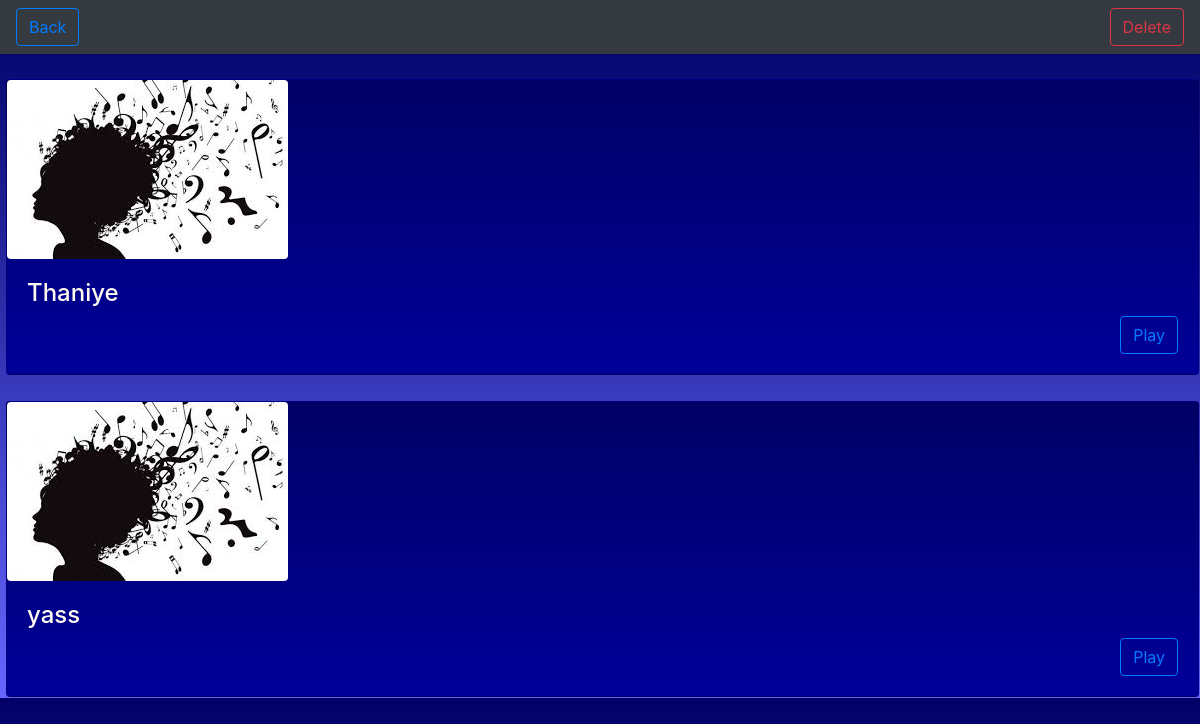
Page /asd/songs.php on the earlier database version.
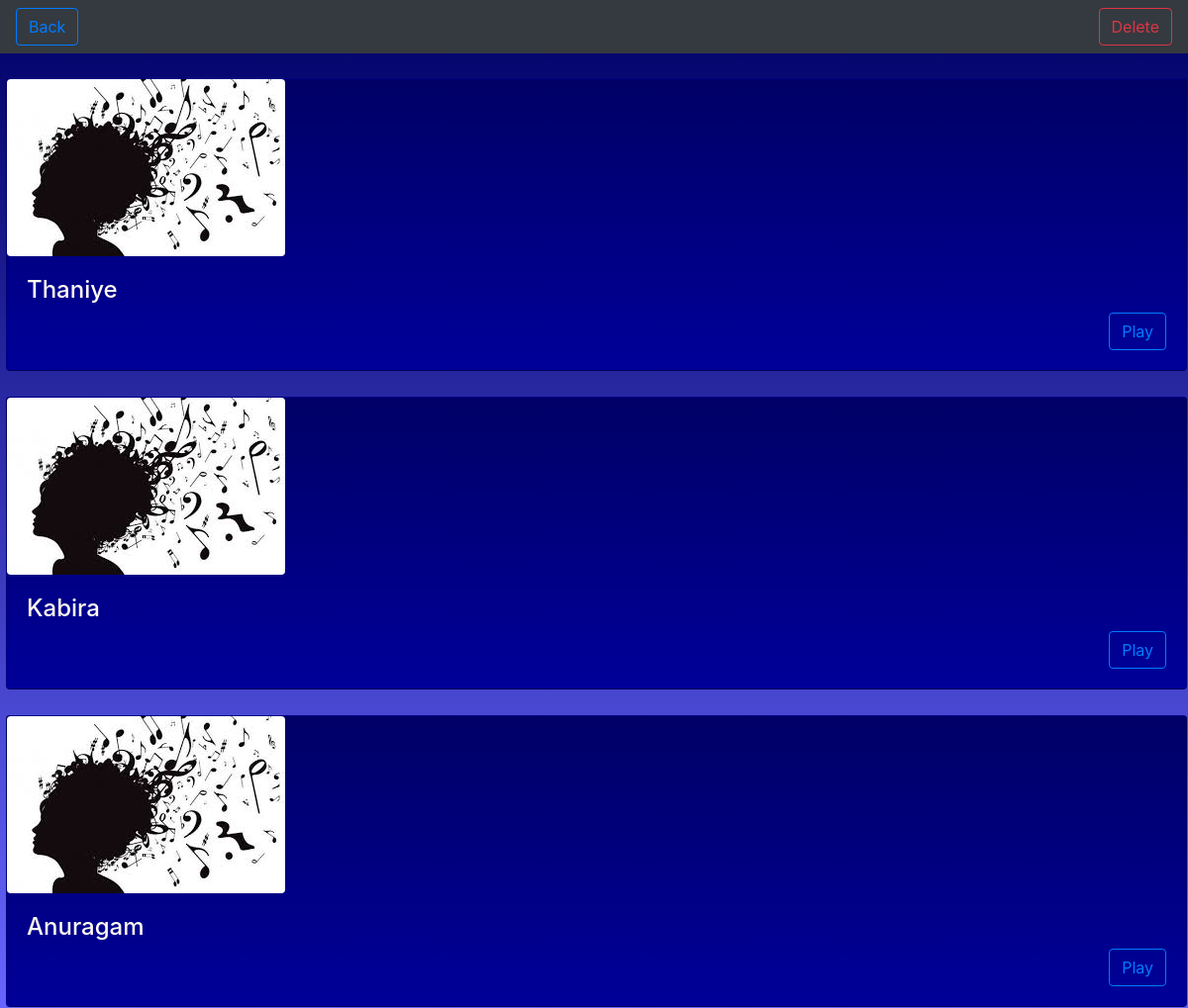
Same page on the later database version.
### tables this page shows
CREATE TABLE `track` (
  `track_id` int(10) NOT NULL,
  `track_name` varchar(40) NOT NULL,
  `track_type` varchar(40) NOT NULL,
  `track_desc` varchar(40) NOT NULL
);

### asd/songs.php (the view, shortened to what this page needs)
<?php
$conn = mysqli_connect('localhost','root','') OR die("Cannot Connect...Sry..!!");
mysqli_select_db($conn,'music');
?>
<!DOCTYPE html>
<html lang="en" dir="ltr">
  <head>
    <link
      rel="stylesheet"
      href="node_modules/bootstrap/dist/css/bootstrap.min.css"
    />
    <link rel="stylesheet" href="css/songs.css"/>
  </head>
  <body class="body">
    <nav class="navbar navbar-dark bg-dark">
            <a class="btn btn-outline-primary my-2 my-sm-0" type="submit" href="./land.php"> Back</a>
            <button href="#" class="btn btn-outline-danger my-2 my-sm-0 mb-9 " id="button" data-toggle="modal" data-target="#songModal">Delete</button>
      </nav>
    <?php
        $sql = "SELECT track_name FROM track";
        $query = mysqli_query($conn,$sql);
        while( $record = mysqli_fetch_array($query) ) {
      ?>
<table style="width:100% ">
  <tr>
<td>
  <br>
  <div class="card" style="margin-left:5px;" >
<div class="avatar">
<img class="rounded float-left" alt="" src="./image/download.jpg">
</div>
<div class="card-body info">
<h4>
<?php echo $record['track_name']; ?>
</h4>
<div class="text-right">
<button href="#" class="btn btn-outline-primary my-2 my-sm-0 mb-9 " id="button">Play</button>
</div>
         </div>
 </div>
</td>
  </tr>
</table>
<?php } ?>
  </body>
</html>

### asd/css/songs.css (style rules this page uses)
.body { background: linear-gradient(to bottom, #000066 0%, #6666ff 100%); }
.card { background: linear-gradient(to bottom, #000066 0%, #000099 100%); color: floralwhite; }

Differences in the rows shown:
removed track: track_name "yass"
added track: track_name "Kabira"
added track: track_name "Anuragam"
